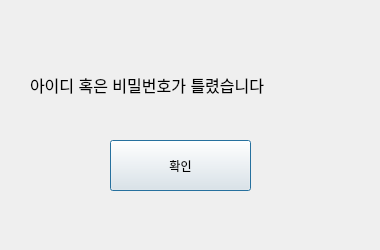
<?xml version="1.0" encoding="UTF-8"?>
<ui version="4.0">
 <class>LoginError</class>
 <widget class="QDialog" name="LoginError">
  <property name="geometry">
   <rect>
    <x>0</x>
    <y>0</y>
    <width>380</width>
    <height>250</height>
   </rect>
  </property>
  <property name="windowTitle">
   <string>LoginError</string>
  </property>
  <widget class="QPushButton" name="OkButton">
   <property name="geometry">
    <rect>
     <x>110</x>
     <y>140</y>
     <width>141</width>
     <height>51</height>
    </rect>
   </property>
   <property name="text">
    <string>확인</string>
   </property>
  </widget>
  <widget class="QLabel" name="label">
   <property name="geometry">
    <rect>
     <x>30</x>
     <y>50</y>
     <width>331</width>
     <height>71</height>
    </rect>
   </property>
   <property name="font">
    <font>
     <family>Arial</family>
     <pointsize>12</pointsize>
    </font>
   </property>
   <property name="frameShape">
    <enum>QFrame::NoFrame</enum>
   </property>
   <property name="text">
    <string>아이디 혹은 비밀번호가 틀렸습니다</string>
   </property>
   <property name="textFormat">
    <enum>Qt::RichText</enum>
   </property>
   <property name="alignment">
    <set>Qt::AlignLeading|Qt::AlignLeft|Qt::AlignVCenter</set>
   </property>
  </widget>
 </widget>
 <resources/>
 <connections/>
</ui>
